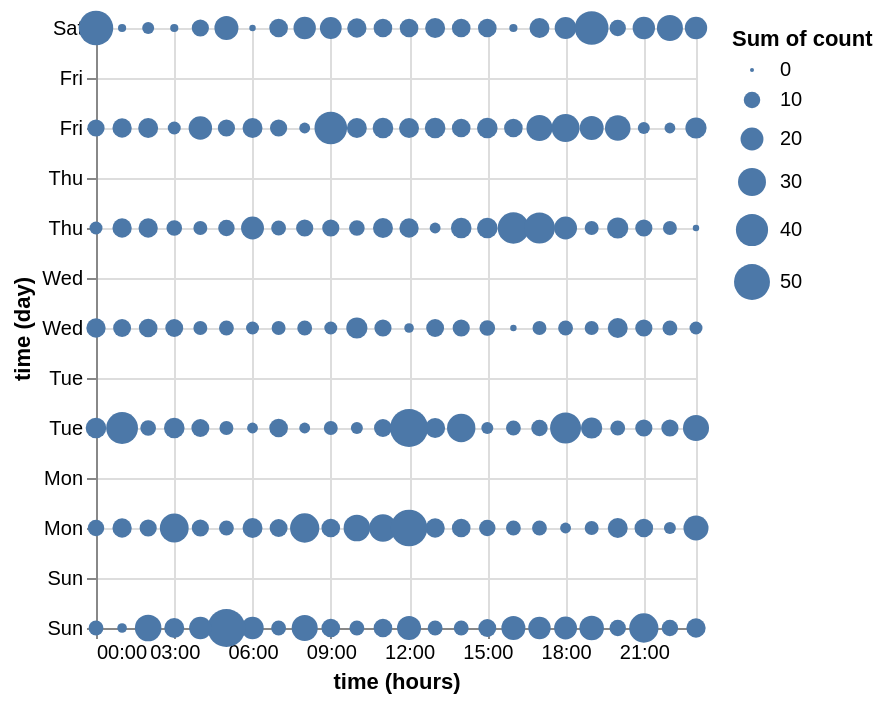

Write a Vega-Lite specification for this figure.
### Vega-Lite specification from a JSON file in a GitHub repository (floating-point values rounded to 4 significant figures; data arrays with more than 128 entries replaced by an {"elided": "..."} marker saying what was removed)
{"$schema": "https://vega.github.io/schema/vega-lite/v5.json", "data": {"values": {"elided": "955 records"}, "format": {"parse": {"time": "date"}}}, "encoding": {"size": {"aggregate": "sum", "field": "count", "type": "quantitative"}, "x": {"field": "time", "timeUnit": "hours", "type": "temporal"}, "y": {"field": "time", "timeUnit": "day", "type": "temporal"}}, "mark": "circle"}
